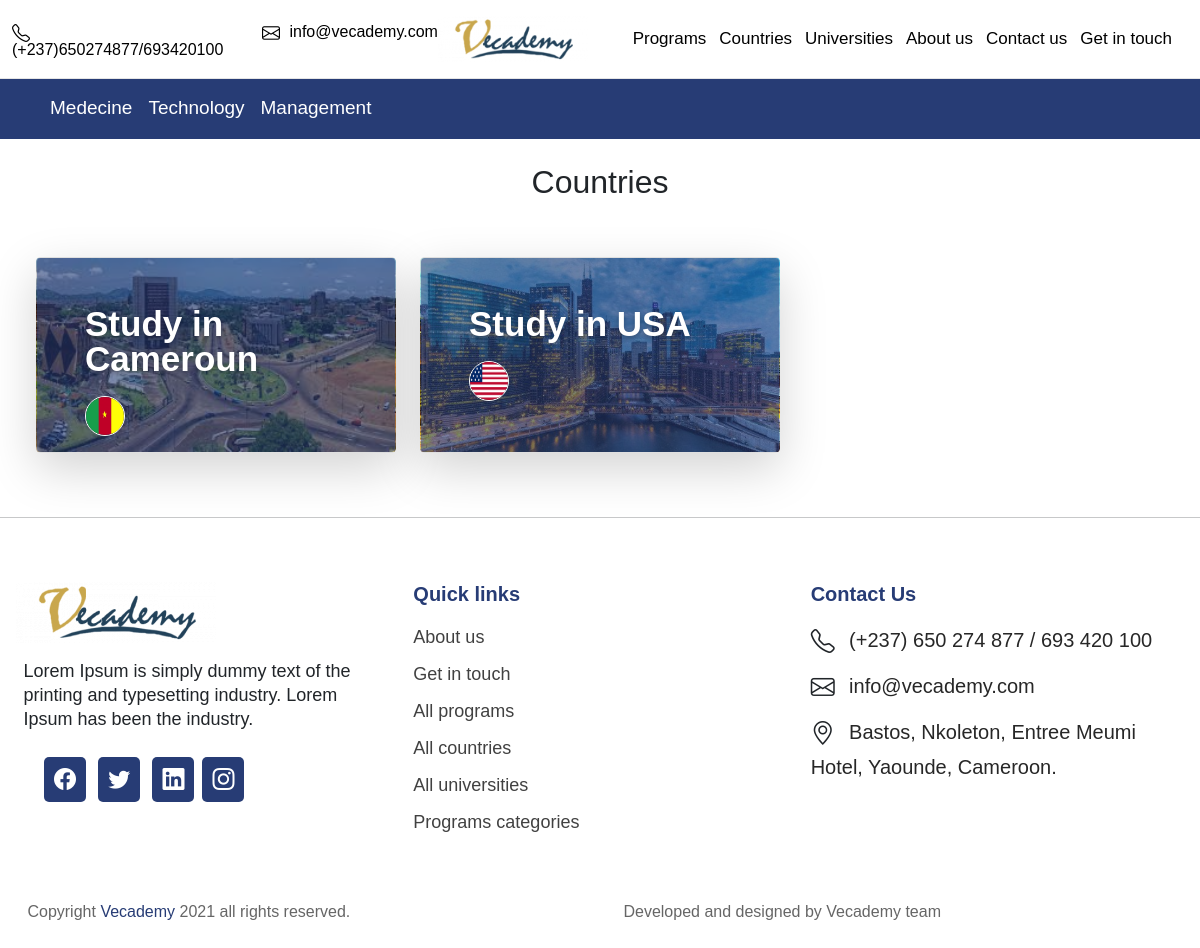
Before: /countries with the older database file.
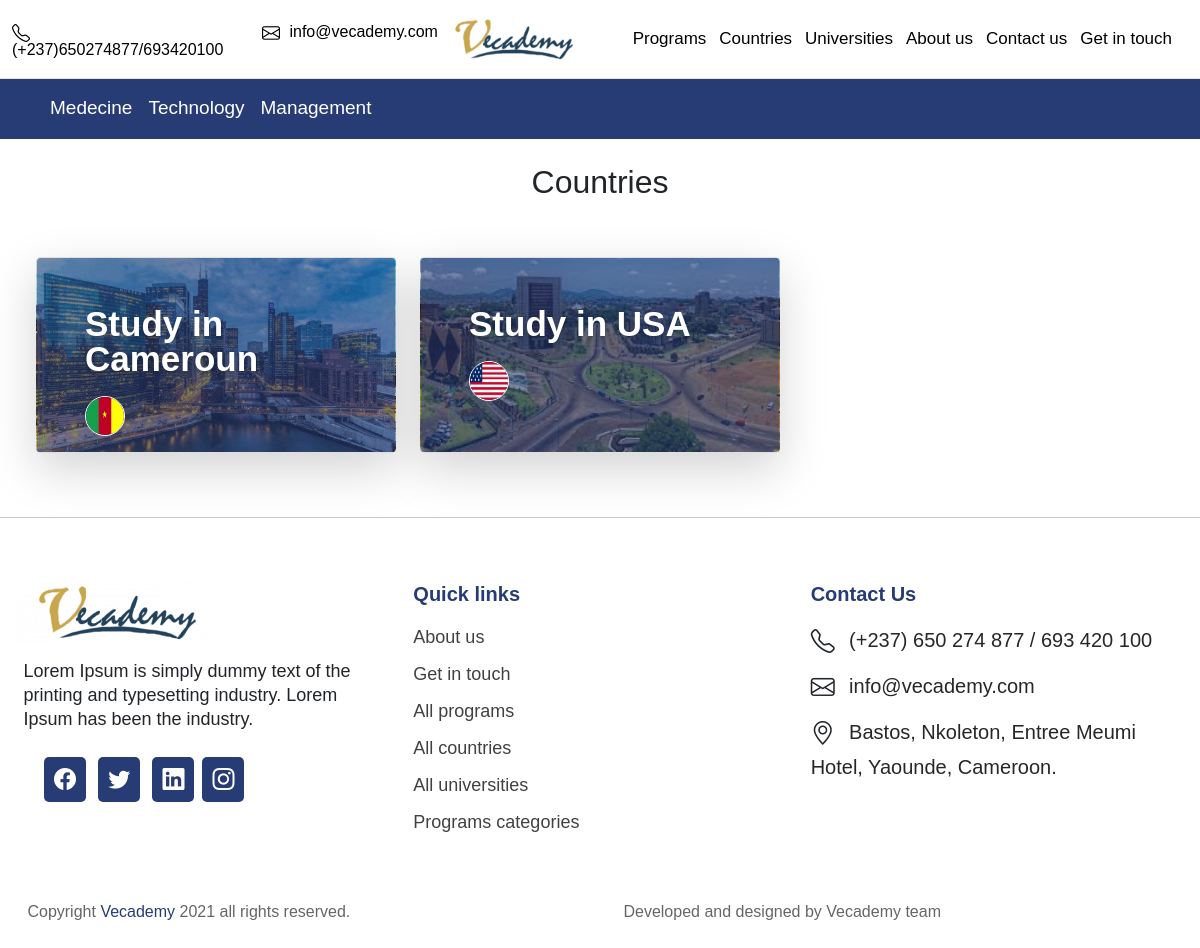
After: the same page with the newer database file.
### main/models.py (models this page shows, shortened)
class Country(models.Model):
    country_name = models.CharField(max_length=254, null=True, blank=True)
    map_latitud = models.IntegerField(null=True, blank=True)
    map_longitud = models.IntegerField(null=True, blank=True)
    country_flag = models.ImageField(default = 'default.png', upload_to = 'countries-flags/%Y/%m/%d/')
    country_image = models.ImageField(default = 'default.png', upload_to = 'countries-images/%Y/%m/%d/')
    country_description = RichTextField(null = True, blank = True)
    date_created = models.DateTimeField(auto_now_add=True, blank=True, null=True)
    last_update = models.DateTimeField(null=True, blank=True)
    set_draft = models.BooleanField(default=True)
    class Meta:
        verbose_name = 'Country'
        verbose_name_plural = 'Countries'

### main/views.py (the view)
# urls.py: path('countries', views.countryPage, name='countries'),
def countryPage(request):
    category_to_navebar = ProgramCategory.objects.all().filter(set_draft = False, set_featured = True)
    all_countries = Country.objects.all().filter(set_draft = False)
    program_to_form = Program.objects.all().filter(set_draft = False)
    featured_post = BlogPost.objects.all().filter(set_draft = False, set_featured = True).order_by('-date_created')[:8]
    context = {
        'program_to_form':program_to_form,
        'featured_post':featured_post,
        'all_countries':all_countries,
        'category_to_navebar':category_to_navebar,
    }
    return render(request, 'main/countries.html', context)

### main/templates/main/countries.html
{% extends 'index.html' %} {% load static %} {% block contain%}
<main>
    <div class="p-4">
        <div class="container-fluid">
            <div class="row mb-4 text-center">
                <div class="col-lg-12 d-flex justify-content-center">
                    <h1 class="h2 text-bald ">Countries</h1>
                </div>
            </div>
            {% if all_countries %}
            <div class="row align-items-stretch g-4 py-4">
                {% for item in all_countries %}
                <div class="col-lg-4 col-md-6 col-12">
                    <a style="text-decoration: none;" href="{% url 'single-country' item.country_name %}">
                        <div class="card card-cover h-100 overflow-hidden text-white rounded-3 shadow-lg" style="background-image: url('{{item.country_image.url}}');">
                            <div class="d-flex flex-column h-100 p-5 pb-3 text-white text-shadow-1 overlay">
                                <h2 class="lh-1 fw-bold position-relative">Study in {{item.country_name}}</h2>
                                <div class="row g-4 position-relative">
                                    <div class="col-3">
                                        <img src="{{item.country_flag.url}}" alt="{{item.country_name}}" width="40" height="40" class="rounded-circle border border-white position-relative">
                                    </div>
                                </div>
                            </div>
                        </div>
                    </a>
                </div>
                {% endfor %}
            </div>
            {% endif %}
        </div>
    </div>
</main>
{% endblock %}

Changed rows visible on the page:
changed Country "Cameroun": country_image: a different picture
changed Country "USA": country_image: a different picture
